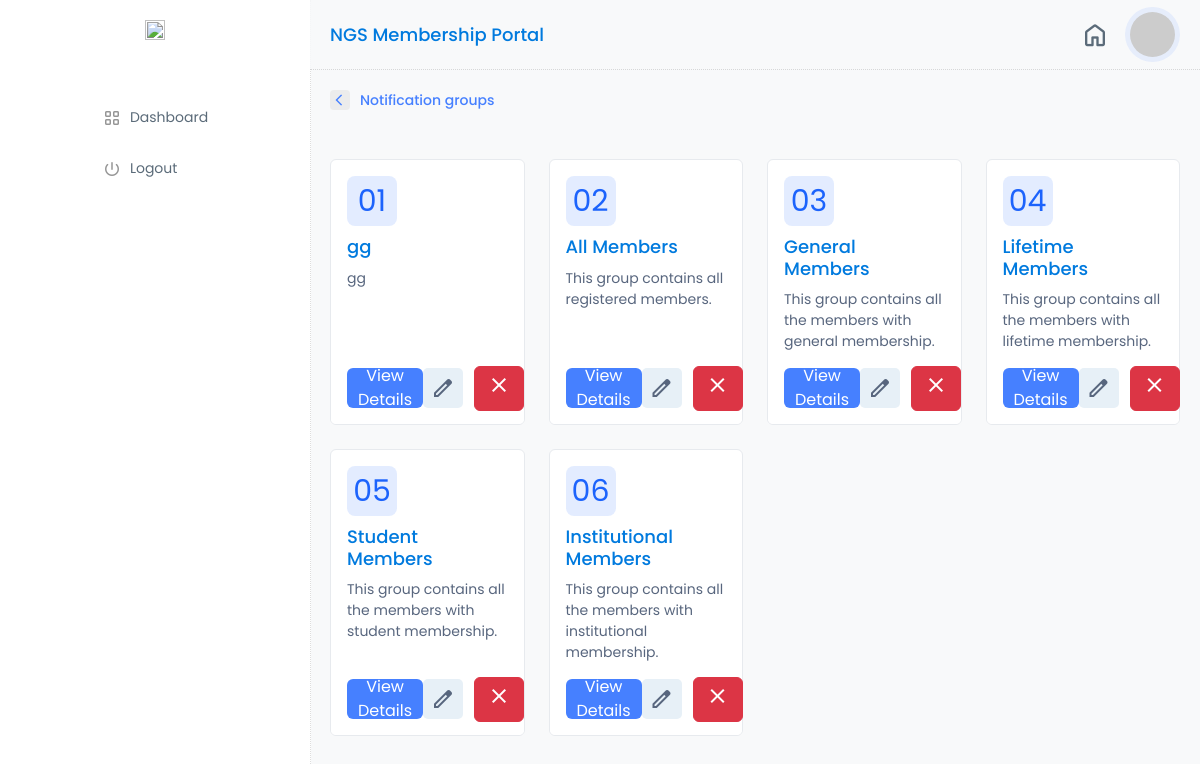
/notifications/all-groups, run on an earlier commit of the app's database.
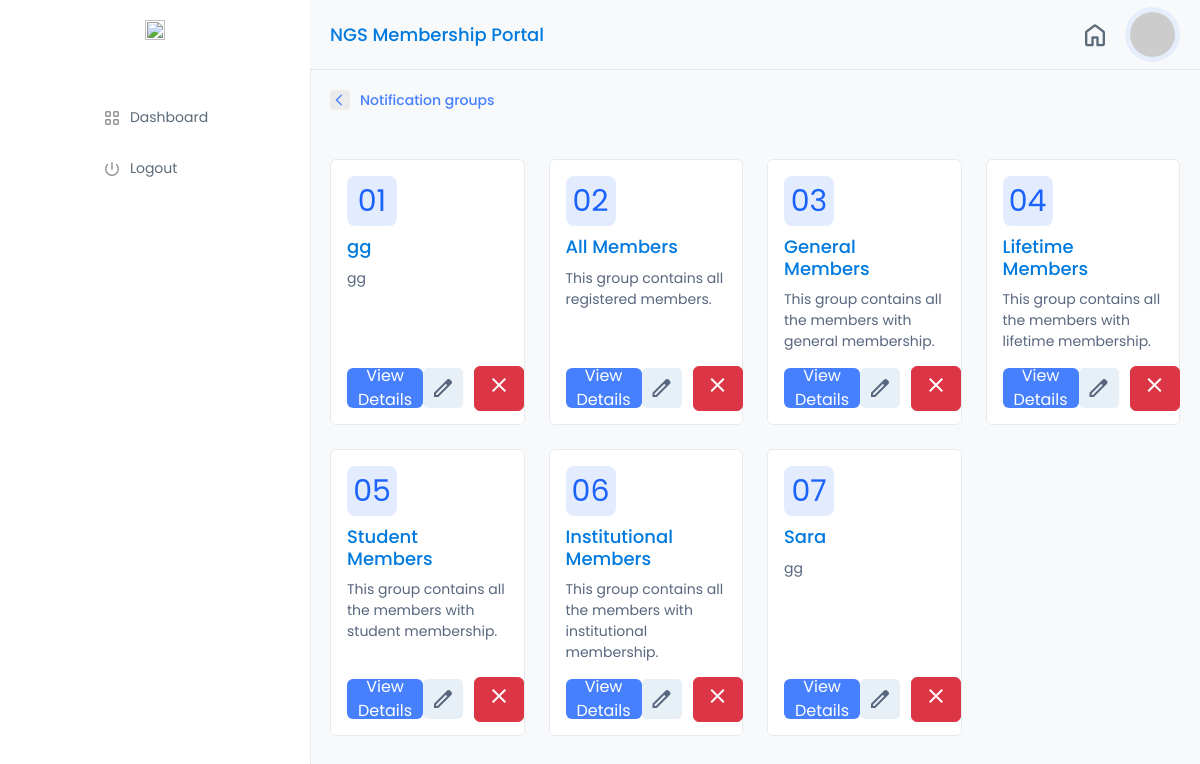
And on a later commit of the database.
### notification/models.py (models this page shows)
class Groups(models.Model):
    name = models.CharField(max_length = 100)
    description = models.CharField(max_length = 2000)
    users = models.ManyToManyField(CustomUser,related_name='notification_groups')
    created_at= models.DateTimeField(auto_now_add=True,null=True)

### notification/views.py (the view)
# urls.py: path('all-groups',views.all_groups,name='all_groups'),
def all_groups(request):
    groups= Groups.objects.all()
    context={
        'groups':groups,
    }
    return render(request,'notification/all_groups.html',context)

### notification/templates/notification/all_groups.html (shortened to what this page needs)
{% extends 'login_layout/layout.html' %}
{% load static %}
{% block content %}
            <div class="col-md-9 my-profile-w-80 g-0">
                {% include 'management/topbar.html' %}
                <div class="main-section-container">
                    <div class="row back-link">
                        <a href="#" onclick="history.back()">
                            <div class="icon-box"><span class="material-symbols-outlined">
                                </span>
                            </div>Notification groups
                        </a>
                    </div>
                    <div class="row row-cols-1 row-cols-md-4 g-4 mt-4">
                        {% for group in groups %}
                        <div class="col">
                            <div class="card h-100">
                                <div class="card-body membership-card">
                                    <span>{{ forloop.counter|stringformat:"02d" }}</span>
                                    <h5 class="form-title">{{ group.name }}</h5>
                                    <p class="card-text">{{ group.description }}</p>
                                </div>
                                <div class="card-footer d-flex">
                                    <a href="{% url 'notification:view_group' id=group.id %}" class="btn btn-apply">View Details</a>
                                    <div class="d-flex kit-action-com">
                                        <div class="action-btn-pen">
                                            <a href="{% url 'notification:edit_group' id=group.id %}"><span class="material-symbols-outlined">
                                                </span>
                                            </a>
                                        </div>
                                        <div class="action-btn-dtl">
                                            <button type="button" class="btn btn-danger" data-bs-toggle="modal" data-bs-target="#deleteModal" data-id="{{ group.id }}">
                                                <span class="material-symbols-outlined">close</span>
                                            </button>
                                        </div>
                                    </div>
                                </div>
                            </div>
                        </div>
                        {% endfor %}
                    </div>
                </div>
            </div>
{% endblock %}

What changed in the data, as far as the page shows it:
added Groups: name "Sara", description "gg"
